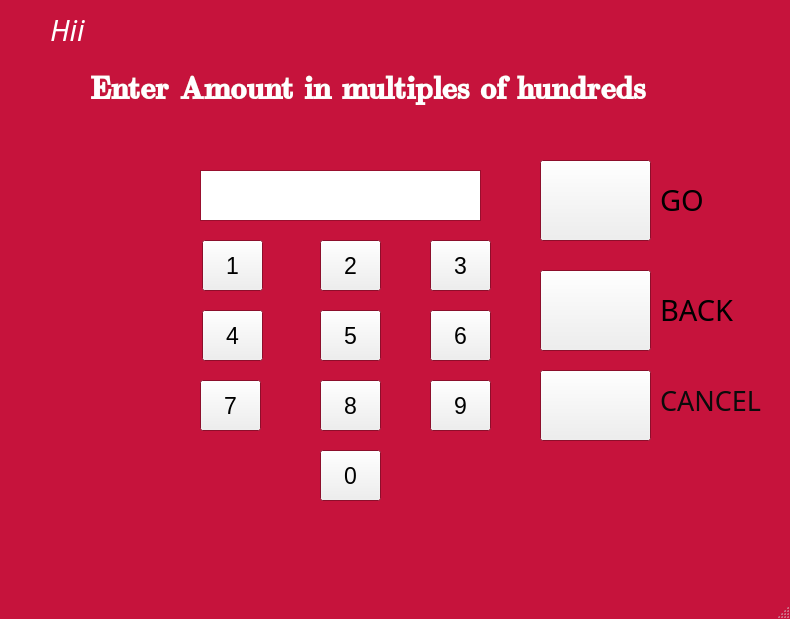
<?xml version="1.0" encoding="UTF-8"?>
<ui version="4.0">
 <class>PinWindow</class>
 <widget class="QMainWindow" name="PinWindow">
  <property name="enabled">
   <bool>true</bool>
  </property>
  <property name="geometry">
   <rect>
    <x>0</x>
    <y>0</y>
    <width>790</width>
    <height>619</height>
   </rect>
  </property>
  <property name="palette">
   <palette>
    <active>
     <colorrole role="WindowText">
      <brush brushstyle="SolidPattern">
       <color alpha="255">
        <red>0</red>
        <green>0</green>
        <blue>0</blue>
       </color>
      </brush>
     </colorrole>
     <colorrole role="Midlight">
      <brush brushstyle="SolidPattern">
       <color alpha="255">
        <red>255</red>
        <green>255</green>
        <blue>0</blue>
       </color>
      </brush>
     </colorrole>
     <colorrole role="Mid">
      <brush brushstyle="SolidPattern">
       <color alpha="255">
        <red>255</red>
        <green>85</green>
        <blue>0</blue>
       </color>
      </brush>
     </colorrole>
     <colorrole role="Base">
      <brush brushstyle="SolidPattern">
       <color alpha="255">
        <red>255</red>
        <green>255</green>
        <blue>255</blue>
       </color>
      </brush>
     </colorrole>
     <colorrole role="Window">
      <brush brushstyle="SolidPattern">
       <color alpha="255">
        <red>198</red>
        <green>19</green>
        <blue>60</blue>
       </color>
      </brush>
     </colorrole>
    </active>
    <inactive>
     <colorrole role="WindowText">
      <brush brushstyle="SolidPattern">
       <color alpha="255">
        <red>0</red>
        <green>0</green>
        <blue>0</blue>
       </color>
      </brush>
     </colorrole>
     <colorrole role="Midlight">
      <brush brushstyle="SolidPattern">
       <color alpha="255">
        <red>255</red>
        <green>255</green>
        <blue>0</blue>
       </color>
      </brush>
     </colorrole>
     <colorrole role="Mid">
      <brush brushstyle="SolidPattern">
       <color alpha="255">
        <red>255</red>
        <green>85</green>
        <blue>0</blue>
       </color>
      </brush>
     </colorrole>
     <colorrole role="Base">
      <brush brushstyle="SolidPattern">
       <color alpha="255">
        <red>255</red>
        <green>255</green>
        <blue>255</blue>
       </color>
      </brush>
     </colorrole>
     <colorrole role="Window">
      <brush brushstyle="SolidPattern">
       <color alpha="255">
        <red>198</red>
        <green>19</green>
        <blue>60</blue>
       </color>
      </brush>
     </colorrole>
    </inactive>
    <disabled>
     <colorrole role="WindowText">
      <brush brushstyle="SolidPattern">
       <color alpha="255">
        <red>159</red>
        <green>158</green>
        <blue>158</blue>
       </color>
      </brush>
     </colorrole>
     <colorrole role="Midlight">
      <brush brushstyle="SolidPattern">
       <color alpha="255">
        <red>255</red>
        <green>255</green>
        <blue>0</blue>
       </color>
      </brush>
     </colorrole>
     <colorrole role="Mid">
      <brush brushstyle="SolidPattern">
       <color alpha="255">
        <red>255</red>
        <green>85</green>
        <blue>0</blue>
       </color>
      </brush>
     </colorrole>
     <colorrole role="Base">
      <brush brushstyle="SolidPattern">
       <color alpha="255">
        <red>198</red>
        <green>19</green>
        <blue>60</blue>
       </color>
      </brush>
     </colorrole>
     <colorrole role="Window">
      <brush brushstyle="SolidPattern">
       <color alpha="255">
        <red>198</red>
        <green>19</green>
        <blue>60</blue>
       </color>
      </brush>
     </colorrole>
    </disabled>
   </palette>
  </property>
  <property name="cursor">
   <cursorShape>ClosedHandCursor</cursorShape>
  </property>
  <property name="windowTitle">
   <string>PinWindow</string>
  </property>
  <property name="layoutDirection">
   <enum>Qt::LeftToRight</enum>
  </property>
  <property name="autoFillBackground">
   <bool>true</bool>
  </property>
  <property name="iconSize">
   <size>
    <width>35</width>
    <height>35</height>
   </size>
  </property>
  <property name="documentMode">
   <bool>false</bool>
  </property>
  <widget class="QWidget" name="centralwidget">
   <property name="cursor">
    <cursorShape>OpenHandCursor</cursorShape>
   </property>
   <property name="autoFillBackground">
    <bool>true</bool>
   </property>
   <widget class="QPushButton" name="push1">
    <property name="geometry">
     <rect>
      <x>202</x>
      <y>240</y>
      <width>61</width>
      <height>51</height>
     </rect>
    </property>
    <property name="font">
     <font>
      <pointsize>17</pointsize>
     </font>
    </property>
    <property name="text">
     <string>1</string>
    </property>
   </widget>
   <widget class="QPushButton" name="push2">
    <property name="geometry">
     <rect>
      <x>320</x>
      <y>240</y>
      <width>61</width>
      <height>51</height>
     </rect>
    </property>
    <property name="font">
     <font>
      <pointsize>17</pointsize>
     </font>
    </property>
    <property name="text">
     <string>2</string>
    </property>
   </widget>
   <widget class="QPushButton" name="push3">
    <property name="geometry">
     <rect>
      <x>430</x>
      <y>240</y>
      <width>61</width>
      <height>51</height>
     </rect>
    </property>
    <property name="font">
     <font>
      <pointsize>17</pointsize>
     </font>
    </property>
    <property name="text">
     <string>3</string>
    </property>
   </widget>
   <widget class="QPushButton" name="push4">
    <property name="geometry">
     <rect>
      <x>202</x>
      <y>310</y>
      <width>61</width>
      <height>51</height>
     </rect>
    </property>
    <property name="font">
     <font>
      <pointsize>17</pointsize>
     </font>
    </property>
    <property name="text">
     <string>4</string>
    </property>
   </widget>
   <widget class="QPushButton" name="push5">
    <property name="geometry">
     <rect>
      <x>320</x>
      <y>310</y>
      <width>61</width>
      <height>51</height>
     </rect>
    </property>
    <property name="font">
     <font>
      <pointsize>17</pointsize>
     </font>
    </property>
    <property name="text">
     <string>5</string>
    </property>
   </widget>
   <widget class="QPushButton" name="push6">
    <property name="geometry">
     <rect>
      <x>430</x>
      <y>310</y>
      <width>61</width>
      <height>51</height>
     </rect>
    </property>
    <property name="font">
     <font>
      <pointsize>17</pointsize>
     </font>
    </property>
    <property name="text">
     <string>6</string>
    </property>
   </widget>
   <widget class="QPushButton" name="push7">
    <property name="geometry">
     <rect>
      <x>200</x>
      <y>380</y>
      <width>61</width>
      <height>51</height>
     </rect>
    </property>
    <property name="font">
     <font>
      <pointsize>17</pointsize>
     </font>
    </property>
    <property name="text">
     <string>7</string>
    </property>
   </widget>
   <widget class="QPushButton" name="push8">
    <property name="geometry">
     <rect>
      <x>320</x>
      <y>380</y>
      <width>61</width>
      <height>51</height>
     </rect>
    </property>
    <property name="font">
     <font>
      <pointsize>17</pointsize>
     </font>
    </property>
    <property name="text">
     <string>8</string>
    </property>
   </widget>
   <widget class="QPushButton" name="push9">
    <property name="geometry">
     <rect>
      <x>430</x>
      <y>380</y>
      <width>61</width>
      <height>51</height>
     </rect>
    </property>
    <property name="font">
     <font>
      <pointsize>17</pointsize>
     </font>
    </property>
    <property name="text">
     <string>9</string>
    </property>
   </widget>
   <widget class="QPushButton" name="push0">
    <property name="geometry">
     <rect>
      <x>320</x>
      <y>450</y>
      <width>61</width>
      <height>51</height>
     </rect>
    </property>
    <property name="font">
     <font>
      <pointsize>17</pointsize>
     </font>
    </property>
    <property name="text">
     <string>0</string>
    </property>
   </widget>
   <widget class="QPushButton" name="pushclear">
    <property name="geometry">
     <rect>
      <x>540</x>
      <y>270</y>
      <width>111</width>
      <height>81</height>
     </rect>
    </property>
    <property name="text">
     <string/>
    </property>
    <property name="icon">
     <iconset>
      <normaloff>../image/larow.jpg</normaloff>../image/larow.jpg</iconset>
    </property>
    <property name="iconSize">
     <size>
      <width>150</width>
      <height>90</height>
     </size>
    </property>
   </widget>
   <widget class="QPushButton" name="pushcancel">
    <property name="geometry">
     <rect>
      <x>540</x>
      <y>370</y>
      <width>111</width>
      <height>71</height>
     </rect>
    </property>
    <property name="palette">
     <palette>
      <active>
       <colorrole role="Midlight">
        <brush brushstyle="SolidPattern">
         <color alpha="255">
          <red>90</red>
          <green>90</green>
          <blue>90</blue>
         </color>
        </brush>
       </colorrole>
       <colorrole role="Mid">
        <brush brushstyle="SolidPattern">
         <color alpha="255">
          <red>111</red>
          <green>111</green>
          <blue>111</blue>
         </color>
        </brush>
       </colorrole>
       <colorrole role="Highlight">
        <brush brushstyle="SolidPattern">
         <color alpha="255">
          <red>163</red>
          <green>163</green>
          <blue>163</blue>
         </color>
        </brush>
       </colorrole>
      </active>
      <inactive>
       <colorrole role="Midlight">
        <brush brushstyle="SolidPattern">
         <color alpha="255">
          <red>90</red>
          <green>90</green>
          <blue>90</blue>
         </color>
        </brush>
       </colorrole>
       <colorrole role="Mid">
        <brush brushstyle="SolidPattern">
         <color alpha="255">
          <red>111</red>
          <green>111</green>
          <blue>111</blue>
         </color>
        </brush>
       </colorrole>
       <colorrole role="Highlight">
        <brush brushstyle="SolidPattern">
         <color alpha="255">
          <red>163</red>
          <green>163</green>
          <blue>163</blue>
         </color>
        </brush>
       </colorrole>
      </inactive>
      <disabled>
       <colorrole role="Midlight">
        <brush brushstyle="SolidPattern">
         <color alpha="255">
          <red>90</red>
          <green>90</green>
          <blue>90</blue>
         </color>
        </brush>
       </colorrole>
       <colorrole role="Mid">
        <brush brushstyle="SolidPattern">
         <color alpha="255">
          <red>111</red>
          <green>111</green>
          <blue>111</blue>
         </color>
        </brush>
       </colorrole>
       <colorrole role="Highlight">
        <brush brushstyle="SolidPattern">
         <color alpha="255">
          <red>240</red>
          <green>240</green>
          <blue>240</blue>
         </color>
        </brush>
       </colorrole>
      </disabled>
     </palette>
    </property>
    <property name="text">
     <string/>
    </property>
    <property name="icon">
     <iconset>
      <normaloff>../image/cancl.jpg</normaloff>../image/cancl.jpg</iconset>
    </property>
    <property name="iconSize">
     <size>
      <width>150</width>
      <height>80</height>
     </size>
    </property>
   </widget>
   <widget class="QPushButton" name="pushaccs">
    <property name="geometry">
     <rect>
      <x>540</x>
      <y>160</y>
      <width>111</width>
      <height>81</height>
     </rect>
    </property>
    <property name="text">
     <string/>
    </property>
    <property name="icon">
     <iconset>
      <normaloff>../image/rarorw.jpg</normaloff>../image/rarorw.jpg</iconset>
    </property>
    <property name="iconSize">
     <size>
      <width>150</width>
      <height>90</height>
     </size>
    </property>
   </widget>
   <widget class="QLabel" name="label">
    <property name="geometry">
     <rect>
      <x>90</x>
      <y>40</y>
      <width>581</width>
      <height>91</height>
     </rect>
    </property>
    <property name="palette">
     <palette>
      <active>
       <colorrole role="WindowText">
        <brush brushstyle="SolidPattern">
         <color alpha="255">
          <red>255</red>
          <green>0</green>
          <blue>0</blue>
         </color>
        </brush>
       </colorrole>
       <colorrole role="Midlight">
        <brush brushstyle="SolidPattern">
         <color alpha="255">
          <red>255</red>
          <green>255</green>
          <blue>255</blue>
         </color>
        </brush>
       </colorrole>
       <colorrole role="Text">
        <brush brushstyle="SolidPattern">
         <color alpha="255">
          <red>0</red>
          <green>0</green>
          <blue>255</blue>
         </color>
        </brush>
       </colorrole>
       <colorrole role="Base">
        <brush brushstyle="SolidPattern">
         <color alpha="255">
          <red>255</red>
          <green>255</green>
          <blue>255</blue>
         </color>
        </brush>
       </colorrole>
       <colorrole role="Window">
        <brush brushstyle="SolidPattern">
         <color alpha="255">
          <red>170</red>
          <green>170</green>
          <blue>255</blue>
         </color>
        </brush>
       </colorrole>
       <colorrole role="Link">
        <brush brushstyle="SolidPattern">
         <color alpha="255">
          <red>255</red>
          <green>255</green>
          <blue>255</blue>
         </color>
        </brush>
       </colorrole>
      </active>
      <inactive>
       <colorrole role="WindowText">
        <brush brushstyle="SolidPattern">
         <color alpha="255">
          <red>255</red>
          <green>0</green>
          <blue>0</blue>
         </color>
        </brush>
       </colorrole>
       <colorrole role="Midlight">
        <brush brushstyle="SolidPattern">
         <color alpha="255">
          <red>255</red>
          <green>255</green>
          <blue>255</blue>
         </color>
        </brush>
       </colorrole>
       <colorrole role="Text">
        <brush brushstyle="SolidPattern">
         <color alpha="255">
          <red>0</red>
          <green>0</green>
          <blue>255</blue>
         </color>
        </brush>
       </colorrole>
       <colorrole role="Base">
        <brush brushstyle="SolidPattern">
         <color alpha="255">
          <red>255</red>
          <green>255</green>
          <blue>255</blue>
         </color>
        </brush>
       </colorrole>
       <colorrole role="Window">
        <brush brushstyle="SolidPattern">
         <color alpha="255">
          <red>170</red>
          <green>170</green>
          <blue>255</blue>
         </color>
        </brush>
       </colorrole>
       <colorrole role="Link">
        <brush brushstyle="SolidPattern">
         <color alpha="255">
          <red>255</red>
          <green>255</green>
          <blue>255</blue>
         </color>
        </brush>
       </colorrole>
      </inactive>
      <disabled>
       <colorrole role="WindowText">
        <brush brushstyle="SolidPattern">
         <color alpha="255">
          <red>159</red>
          <green>158</green>
          <blue>158</blue>
         </color>
        </brush>
       </colorrole>
       <colorrole role="Midlight">
        <brush brushstyle="SolidPattern">
         <color alpha="255">
          <red>255</red>
          <green>255</green>
          <blue>255</blue>
         </color>
        </brush>
       </colorrole>
       <colorrole role="Text">
        <brush brushstyle="SolidPattern">
         <color alpha="255">
          <red>159</red>
          <green>158</green>
          <blue>158</blue>
         </color>
        </brush>
       </colorrole>
       <colorrole role="Base">
        <brush brushstyle="SolidPattern">
         <color alpha="255">
          <red>170</red>
          <green>170</green>
          <blue>255</blue>
         </color>
        </brush>
       </colorrole>
       <colorrole role="Window">
        <brush brushstyle="SolidPattern">
         <color alpha="255">
          <red>170</red>
          <green>170</green>
          <blue>255</blue>
         </color>
        </brush>
       </colorrole>
       <colorrole role="Link">
        <brush brushstyle="SolidPattern">
         <color alpha="255">
          <red>255</red>
          <green>255</green>
          <blue>255</blue>
         </color>
        </brush>
       </colorrole>
      </disabled>
     </palette>
    </property>
    <property name="font">
     <font>
      <family>Latin Modern Roman Demi</family>
      <pointsize>36</pointsize>
      <weight>75</weight>
      <bold>true</bold>
     </font>
    </property>
    <property name="autoFillBackground">
     <bool>false</bool>
    </property>
    <property name="text">
     <string>&lt;html&gt;&lt;head/&gt;&lt;body&gt;&lt;p&gt;&lt;span style=&quot; font-size:24pt; color:#ffffff;&quot;&gt;Enter Amount in multiples of hundreds&lt;/span&gt;&lt;/p&gt;&lt;/body&gt;&lt;/html&gt;</string>
    </property>
   </widget>
   <widget class="QTextEdit" name="textEdit">
    <property name="geometry">
     <rect>
      <x>200</x>
      <y>170</y>
      <width>281</width>
      <height>51</height>
     </rect>
    </property>
    <property name="font">
     <font>
      <pointsize>26</pointsize>
      <weight>75</weight>
      <italic>true</italic>
      <bold>true</bold>
     </font>
    </property>
   </widget>
   <widget class="QLabel" name="label_2">
    <property name="geometry">
     <rect>
      <x>660</x>
      <y>180</y>
      <width>68</width>
      <height>41</height>
     </rect>
    </property>
    <property name="font">
     <font>
      <family>TeX Gyre Termes Math</family>
     </font>
    </property>
    <property name="text">
     <string>&lt;html&gt;&lt;head/&gt;&lt;body&gt;&lt;p&gt;&lt;span style=&quot; font-size:22pt;&quot;&gt;GO&lt;/span&gt;&lt;/p&gt;&lt;/body&gt;&lt;/html&gt;</string>
    </property>
   </widget>
   <widget class="QLabel" name="label_3">
    <property name="geometry">
     <rect>
      <x>660</x>
      <y>290</y>
      <width>81</width>
      <height>41</height>
     </rect>
    </property>
    <property name="font">
     <font>
      <family>TeX Gyre Termes Math</family>
     </font>
    </property>
    <property name="text">
     <string>&lt;html&gt;&lt;head/&gt;&lt;body&gt;&lt;p&gt;&lt;span style=&quot; font-size:22pt;&quot;&gt;BACK&lt;/span&gt;&lt;/p&gt;&lt;/body&gt;&lt;/html&gt;</string>
    </property>
   </widget>
   <widget class="QLabel" name="label_4">
    <property name="geometry">
     <rect>
      <x>660</x>
      <y>380</y>
      <width>121</width>
      <height>41</height>
     </rect>
    </property>
    <property name="font">
     <font>
      <family>Tibetan Machine Uni</family>
     </font>
    </property>
    <property name="text">
     <string>&lt;html&gt;&lt;head/&gt;&lt;body&gt;&lt;p&gt;&lt;span style=&quot; font-size:20pt; color:#0b0b0b;&quot;&gt;CANCEL&lt;/span&gt;&lt;/p&gt;&lt;/body&gt;&lt;/html&gt;</string>
    </property>
   </widget>
   <widget class="QLabel" name="label_5">
    <property name="geometry">
     <rect>
      <x>50</x>
      <y>10</y>
      <width>511</width>
      <height>41</height>
     </rect>
    </property>
    <property name="font">
     <font>
      <family>TeX Gyre Termes Math</family>
     </font>
    </property>
    <property name="text">
     <string>&lt;html&gt;&lt;head/&gt;&lt;body&gt;&lt;p&gt;&lt;span style=&quot; font-size:22pt; font-style:italic; color:#ffffff;&quot;&gt;Hii&lt;/span&gt;&lt;/p&gt;&lt;/body&gt;&lt;/html&gt;</string>
    </property>
   </widget>
  </widget>
  <widget class="QMenuBar" name="menubar">
   <property name="geometry">
    <rect>
     <x>0</x>
     <y>0</y>
     <width>790</width>
     <height>25</height>
    </rect>
   </property>
  </widget>
  <widget class="QStatusBar" name="statusbar"/>
 </widget>
 <resources/>
 <connections/>
</ui>
